Frame 1 (no input): blank canvas, image omitted
Frame 60 (the mouse pressed at the canvas centre just before this capture): blank canvas, image omitted
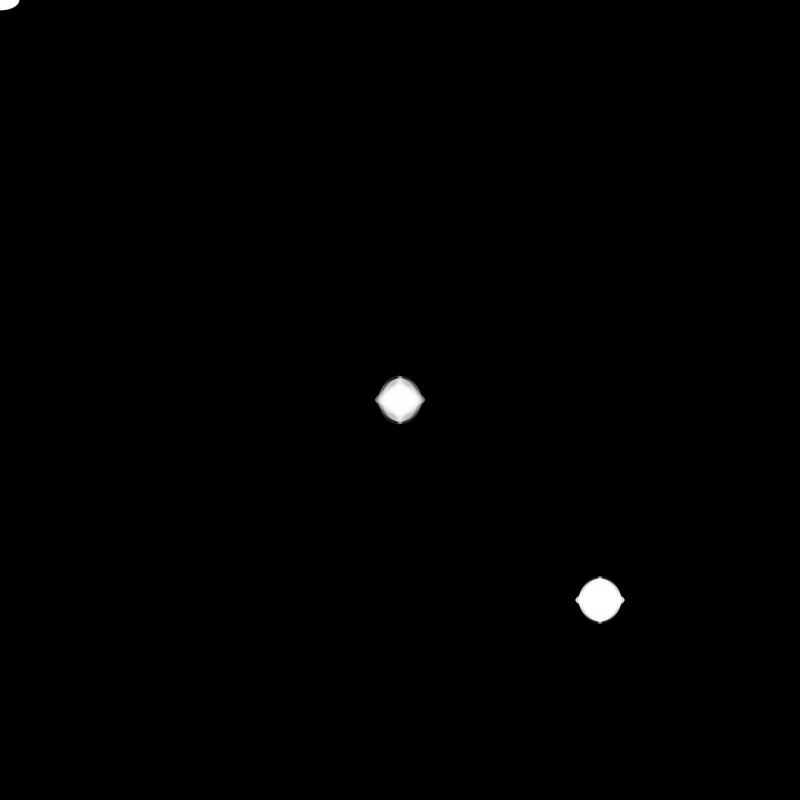
Frame 120 (the mouse held since frame 60 and released just before this capture)

The Processing sketch whose frames 1 and 60 were blank and that drew this single picture after the mouse press (run headless with seeded random() and noise(); from frame 60 on, the mouse is pressed at the canvas centre):

// Processing sketch: processing_156645
// ── processing_156645.pde

int xPos, yPos; 
int xPos2, yPos2;
float dia1;
float dia2;
float opacity;
int speed;
boolean mouse;

void setup(){
  size(800, 800);
  background(0);
 // xPos = random (1, 20);
  //yPos = random (1, 20);
}

void draw(){
    xPos = pmouseX;
    yPos = pmouseY;
    xPos2 = (pmouseX + (width/4));
    yPos2 = (pmouseY + (height/4));
    dia1 = (random (1, 50));
    dia2 = (random (1, 50));
    opacity = (int(map((random(5, 40)), 0, 70, 0, 140)));
 // xPos2P = (pmouseX - (width/2));
  //yPos2P = (pmouseY - (height/2)); 
//mouse = (mousePressed == true);
 // strokeWeight(lineThickness);
     stroke(255, 255, 255,random (20, 45));
    if (mousePressed == true){
      ellipse(xPos, yPos, dia1, dia2);
      noStroke();
      fill (255, 255, 255, opacity*2);
    }
    if (mouseX > width/4 && pmouseX > width/4){
      ellipse(xPos2, yPos2, dia1, dia2);
      noStroke();
      fill (255, 255, 255, opacity);
   }
}    
